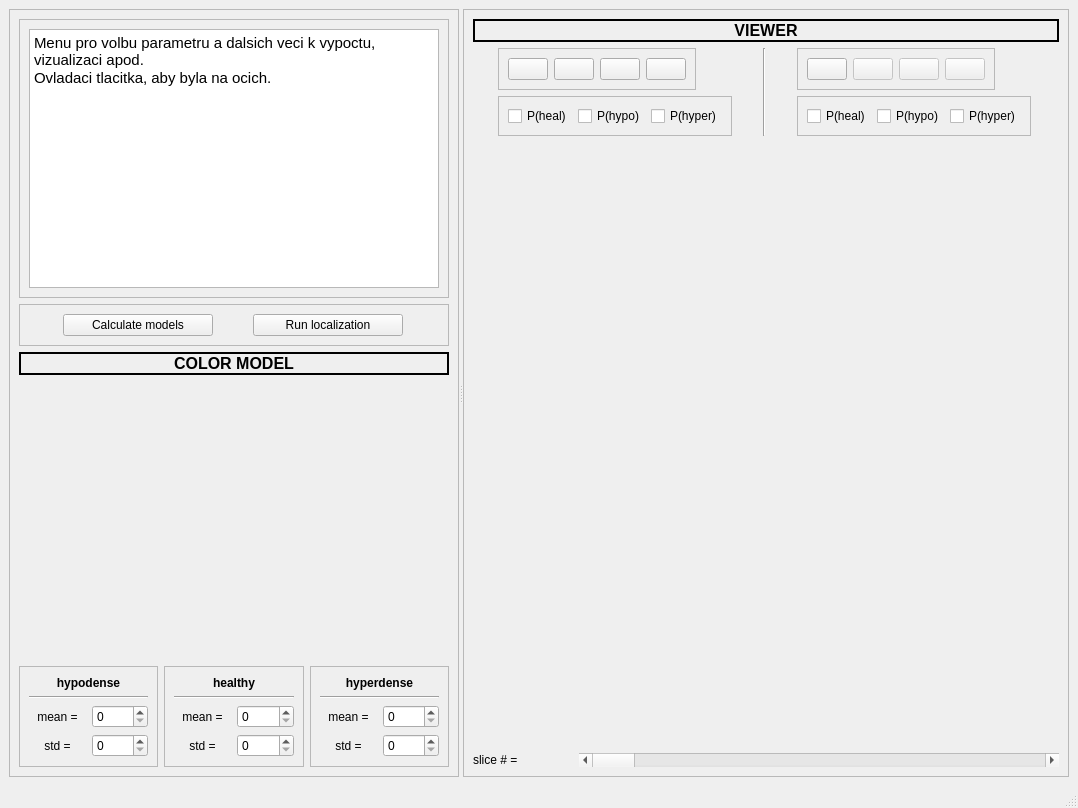
<?xml version="1.0" encoding="UTF-8"?>
<ui version="4.0">
 <class>MainWindow</class>
 <widget class="QMainWindow" name="MainWindow">
  <property name="geometry">
   <rect>
    <x>0</x>
    <y>0</y>
    <width>1078</width>
    <height>808</height>
   </rect>
  </property>
  <property name="sizePolicy">
   <sizepolicy hsizetype="Minimum" vsizetype="Minimum">
    <horstretch>0</horstretch>
    <verstretch>0</verstretch>
   </sizepolicy>
  </property>
  <property name="windowTitle">
   <string>MainWindow</string>
  </property>
  <widget class="QWidget" name="centralwidget">
   <property name="layoutDirection">
    <enum>Qt::LeftToRight</enum>
   </property>
   <layout class="QVBoxLayout" name="verticalLayout_4">
    <item>
     <widget class="QSplitter" name="splitter">
      <property name="orientation">
       <enum>Qt::Horizontal</enum>
      </property>
      <widget class="QFrame" name="frame">
       <property name="sizePolicy">
        <sizepolicy hsizetype="Minimum" vsizetype="Fixed">
         <horstretch>0</horstretch>
         <verstretch>0</verstretch>
        </sizepolicy>
       </property>
       <property name="minimumSize">
        <size>
         <width>0</width>
         <height>0</height>
        </size>
       </property>
       <property name="maximumSize">
        <size>
         <width>16777215</width>
         <height>16777215</height>
        </size>
       </property>
       <property name="baseSize">
        <size>
         <width>0</width>
         <height>0</height>
        </size>
       </property>
       <property name="layoutDirection">
        <enum>Qt::LeftToRight</enum>
       </property>
       <property name="frameShape">
        <enum>QFrame::StyledPanel</enum>
       </property>
       <property name="frameShadow">
        <enum>QFrame::Raised</enum>
       </property>
       <property name="lineWidth">
        <number>1</number>
       </property>
       <layout class="QVBoxLayout" name="verticalLayout">
        <item>
         <widget class="QFrame" name="frame_9">
          <property name="frameShape">
           <enum>QFrame::StyledPanel</enum>
          </property>
          <property name="frameShadow">
           <enum>QFrame::Raised</enum>
          </property>
          <layout class="QVBoxLayout" name="verticalLayout_9">
           <item>
            <widget class="QTextBrowser" name="textBrowser">
             <property name="html">
              <string>&lt;!DOCTYPE HTML PUBLIC &quot;-//W3C//DTD HTML 4.0//EN&quot; &quot;http://www.w3.org/TR/REC-html40/strict.dtd&quot;&gt;
&lt;html&gt;&lt;head&gt;&lt;meta name=&quot;qrichtext&quot; content=&quot;1&quot; /&gt;&lt;style type=&quot;text/css&quot;&gt;
p, li { white-space: pre-wrap; }
&lt;/style&gt;&lt;/head&gt;&lt;body style=&quot; font-family:'Ubuntu'; font-size:11pt; font-weight:400; font-style:normal;&quot;&gt;
&lt;p style=&quot; margin-top:0px; margin-bottom:0px; margin-left:0px; margin-right:0px; -qt-block-indent:0; text-indent:0px;&quot;&gt;Menu pro volbu parametru a dalsich veci k vypoctu, vizualizaci apod.&lt;/p&gt;
&lt;p style=&quot; margin-top:0px; margin-bottom:0px; margin-left:0px; margin-right:0px; -qt-block-indent:0; text-indent:0px;&quot;&gt;Ovladaci tlacitka, aby byla na ocich.&lt;/p&gt;&lt;/body&gt;&lt;/html&gt;</string>
             </property>
            </widget>
           </item>
          </layout>
         </widget>
        </item>
        <item>
         <widget class="QFrame" name="frame_6">
          <property name="frameShape">
           <enum>QFrame::StyledPanel</enum>
          </property>
          <property name="frameShadow">
           <enum>QFrame::Raised</enum>
          </property>
          <layout class="QHBoxLayout" name="horizontalLayout_20">
           <item>
            <widget class="QPushButton" name="calculate_models_BTN">
             <property name="maximumSize">
              <size>
               <width>150</width>
               <height>16777215</height>
              </size>
             </property>
             <property name="text">
              <string>Calculate models</string>
             </property>
            </widget>
           </item>
           <item>
            <widget class="QPushButton" name="run_BTN">
             <property name="maximumSize">
              <size>
               <width>150</width>
               <height>16777215</height>
              </size>
             </property>
             <property name="text">
              <string>Run localization</string>
             </property>
            </widget>
           </item>
          </layout>
         </widget>
        </item>
        <item>
         <widget class="QLabel" name="label">
          <property name="sizePolicy">
           <sizepolicy hsizetype="Minimum" vsizetype="Preferred">
            <horstretch>0</horstretch>
            <verstretch>0</verstretch>
           </sizepolicy>
          </property>
          <property name="maximumSize">
           <size>
            <width>16777215</width>
            <height>30</height>
           </size>
          </property>
          <property name="font">
           <font>
            <pointsize>12</pointsize>
            <weight>75</weight>
            <bold>true</bold>
           </font>
          </property>
          <property name="frameShape">
           <enum>QFrame::WinPanel</enum>
          </property>
          <property name="text">
           <string>COLOR MODEL</string>
          </property>
          <property name="textFormat">
           <enum>Qt::PlainText</enum>
          </property>
          <property name="alignment">
           <set>Qt::AlignCenter</set>
          </property>
         </widget>
        </item>
        <item>
         <widget class="QFrame" name="histogram_F">
          <property name="sizePolicy">
           <sizepolicy hsizetype="Minimum" vsizetype="Expanding">
            <horstretch>0</horstretch>
            <verstretch>0</verstretch>
           </sizepolicy>
          </property>
          <property name="minimumSize">
           <size>
            <width>0</width>
            <height>100</height>
           </size>
          </property>
         </widget>
        </item>
        <item>
         <layout class="QHBoxLayout" name="horizontalLayout_4">
          <item>
           <widget class="QFrame" name="frame_3">
            <property name="sizePolicy">
             <sizepolicy hsizetype="Minimum" vsizetype="Preferred">
              <horstretch>0</horstretch>
              <verstretch>0</verstretch>
             </sizepolicy>
            </property>
            <property name="minimumSize">
             <size>
              <width>0</width>
              <height>50</height>
             </size>
            </property>
            <property name="frameShape">
             <enum>QFrame::StyledPanel</enum>
            </property>
            <property name="frameShadow">
             <enum>QFrame::Raised</enum>
            </property>
            <layout class="QVBoxLayout" name="verticalLayout_3">
             <item>
              <widget class="QLabel" name="label_3">
               <property name="sizePolicy">
                <sizepolicy hsizetype="Minimum" vsizetype="Preferred">
                 <horstretch>0</horstretch>
                 <verstretch>0</verstretch>
                </sizepolicy>
               </property>
               <property name="font">
                <font>
                 <weight>75</weight>
                 <bold>true</bold>
                </font>
               </property>
               <property name="text">
                <string>hypodense</string>
               </property>
               <property name="alignment">
                <set>Qt::AlignCenter</set>
               </property>
              </widget>
             </item>
             <item>
              <widget class="Line" name="line">
               <property name="orientation">
                <enum>Qt::Horizontal</enum>
               </property>
              </widget>
             </item>
             <item>
              <layout class="QHBoxLayout" name="horizontalLayout_2">
               <item>
                <widget class="QLabel" name="label_6">
                 <property name="sizePolicy">
                  <sizepolicy hsizetype="Minimum" vsizetype="Preferred">
                   <horstretch>0</horstretch>
                   <verstretch>0</verstretch>
                  </sizepolicy>
                 </property>
                 <property name="text">
                  <string>mean =</string>
                 </property>
                 <property name="alignment">
                  <set>Qt::AlignCenter</set>
                 </property>
                </widget>
               </item>
               <item>
                <widget class="QSpinBox" name="hypo_mean_SB">
                 <property name="maximum">
                  <number>256</number>
                 </property>
                </widget>
               </item>
              </layout>
             </item>
             <item>
              <layout class="QHBoxLayout" name="horizontalLayout_5">
               <item>
                <widget class="QLabel" name="label_7">
                 <property name="sizePolicy">
                  <sizepolicy hsizetype="Minimum" vsizetype="Preferred">
                   <horstretch>0</horstretch>
                   <verstretch>0</verstretch>
                  </sizepolicy>
                 </property>
                 <property name="text">
                  <string>std =</string>
                 </property>
                 <property name="alignment">
                  <set>Qt::AlignCenter</set>
                 </property>
                </widget>
               </item>
               <item>
                <widget class="QSpinBox" name="hypo_std_SB"/>
               </item>
              </layout>
             </item>
            </layout>
           </widget>
          </item>
          <item>
           <widget class="QFrame" name="frame_4">
            <property name="sizePolicy">
             <sizepolicy hsizetype="Minimum" vsizetype="Preferred">
              <horstretch>0</horstretch>
              <verstretch>0</verstretch>
             </sizepolicy>
            </property>
            <property name="minimumSize">
             <size>
              <width>0</width>
              <height>50</height>
             </size>
            </property>
            <property name="frameShape">
             <enum>QFrame::StyledPanel</enum>
            </property>
            <property name="frameShadow">
             <enum>QFrame::Raised</enum>
            </property>
            <layout class="QVBoxLayout" name="verticalLayout_5">
             <item>
              <widget class="QLabel" name="label_4">
               <property name="sizePolicy">
                <sizepolicy hsizetype="Minimum" vsizetype="Preferred">
                 <horstretch>0</horstretch>
                 <verstretch>0</verstretch>
                </sizepolicy>
               </property>
               <property name="font">
                <font>
                 <weight>75</weight>
                 <bold>true</bold>
                </font>
               </property>
               <property name="text">
                <string>healthy</string>
               </property>
               <property name="alignment">
                <set>Qt::AlignCenter</set>
               </property>
              </widget>
             </item>
             <item>
              <widget class="Line" name="line_2">
               <property name="orientation">
                <enum>Qt::Horizontal</enum>
               </property>
              </widget>
             </item>
             <item>
              <layout class="QHBoxLayout" name="horizontalLayout_6">
               <item>
                <widget class="QLabel" name="label_8">
                 <property name="sizePolicy">
                  <sizepolicy hsizetype="Minimum" vsizetype="Preferred">
                   <horstretch>0</horstretch>
                   <verstretch>0</verstretch>
                  </sizepolicy>
                 </property>
                 <property name="text">
                  <string>mean =</string>
                 </property>
                 <property name="alignment">
                  <set>Qt::AlignCenter</set>
                 </property>
                </widget>
               </item>
               <item>
                <widget class="QSpinBox" name="heal_mean_SB">
                 <property name="maximum">
                  <number>256</number>
                 </property>
                 <property name="singleStep">
                  <number>1</number>
                 </property>
                </widget>
               </item>
              </layout>
             </item>
             <item>
              <layout class="QHBoxLayout" name="horizontalLayout_7">
               <item>
                <widget class="QLabel" name="label_9">
                 <property name="sizePolicy">
                  <sizepolicy hsizetype="Minimum" vsizetype="Preferred">
                   <horstretch>0</horstretch>
                   <verstretch>0</verstretch>
                  </sizepolicy>
                 </property>
                 <property name="text">
                  <string>std =</string>
                 </property>
                 <property name="alignment">
                  <set>Qt::AlignCenter</set>
                 </property>
                </widget>
               </item>
               <item>
                <widget class="QSpinBox" name="heal_std_SB"/>
               </item>
              </layout>
             </item>
            </layout>
           </widget>
          </item>
          <item>
           <widget class="QFrame" name="frame_5">
            <property name="sizePolicy">
             <sizepolicy hsizetype="Minimum" vsizetype="Preferred">
              <horstretch>0</horstretch>
              <verstretch>0</verstretch>
             </sizepolicy>
            </property>
            <property name="minimumSize">
             <size>
              <width>0</width>
              <height>50</height>
             </size>
            </property>
            <property name="frameShape">
             <enum>QFrame::StyledPanel</enum>
            </property>
            <property name="frameShadow">
             <enum>QFrame::Raised</enum>
            </property>
            <layout class="QVBoxLayout" name="verticalLayout_6">
             <item>
              <widget class="QLabel" name="label_5">
               <property name="sizePolicy">
                <sizepolicy hsizetype="Minimum" vsizetype="Preferred">
                 <horstretch>0</horstretch>
                 <verstretch>0</verstretch>
                </sizepolicy>
               </property>
               <property name="font">
                <font>
                 <weight>75</weight>
                 <bold>true</bold>
                </font>
               </property>
               <property name="text">
                <string>hyperdense</string>
               </property>
               <property name="alignment">
                <set>Qt::AlignCenter</set>
               </property>
              </widget>
             </item>
             <item>
              <widget class="Line" name="line_3">
               <property name="orientation">
                <enum>Qt::Horizontal</enum>
               </property>
              </widget>
             </item>
             <item>
              <layout class="QHBoxLayout" name="horizontalLayout_8">
               <item>
                <widget class="QLabel" name="label_10">
                 <property name="sizePolicy">
                  <sizepolicy hsizetype="Minimum" vsizetype="Preferred">
                   <horstretch>0</horstretch>
                   <verstretch>0</verstretch>
                  </sizepolicy>
                 </property>
                 <property name="text">
                  <string>mean =</string>
                 </property>
                 <property name="alignment">
                  <set>Qt::AlignCenter</set>
                 </property>
                </widget>
               </item>
               <item>
                <widget class="QSpinBox" name="hyper_mean_SB">
                 <property name="maximum">
                  <number>256</number>
                 </property>
                </widget>
               </item>
              </layout>
             </item>
             <item>
              <layout class="QHBoxLayout" name="horizontalLayout_9">
               <item>
                <widget class="QLabel" name="label_11">
                 <property name="sizePolicy">
                  <sizepolicy hsizetype="Minimum" vsizetype="Preferred">
                   <horstretch>0</horstretch>
                   <verstretch>0</verstretch>
                  </sizepolicy>
                 </property>
                 <property name="text">
                  <string>std =</string>
                 </property>
                 <property name="alignment">
                  <set>Qt::AlignCenter</set>
                 </property>
                </widget>
               </item>
               <item>
                <widget class="QSpinBox" name="hyper_std_SB"/>
               </item>
              </layout>
             </item>
            </layout>
           </widget>
          </item>
         </layout>
        </item>
       </layout>
      </widget>
      <widget class="QFrame" name="frame_2">
       <property name="sizePolicy">
        <sizepolicy hsizetype="Maximum" vsizetype="Fixed">
         <horstretch>0</horstretch>
         <verstretch>0</verstretch>
        </sizepolicy>
       </property>
       <property name="frameShape">
        <enum>QFrame::StyledPanel</enum>
       </property>
       <property name="frameShadow">
        <enum>QFrame::Raised</enum>
       </property>
       <layout class="QVBoxLayout" name="verticalLayout_2">
        <item>
         <widget class="QLabel" name="label_2">
          <property name="sizePolicy">
           <sizepolicy hsizetype="Minimum" vsizetype="Preferred">
            <horstretch>0</horstretch>
            <verstretch>0</verstretch>
           </sizepolicy>
          </property>
          <property name="maximumSize">
           <size>
            <width>16777215</width>
            <height>30</height>
           </size>
          </property>
          <property name="font">
           <font>
            <pointsize>12</pointsize>
            <weight>75</weight>
            <bold>true</bold>
           </font>
          </property>
          <property name="frameShape">
           <enum>QFrame::WinPanel</enum>
          </property>
          <property name="frameShadow">
           <enum>QFrame::Plain</enum>
          </property>
          <property name="text">
           <string>VIEWER</string>
          </property>
          <property name="alignment">
           <set>Qt::AlignCenter</set>
          </property>
         </widget>
        </item>
        <item>
         <layout class="QHBoxLayout" name="horizontalLayout">
          <item>
           <layout class="QVBoxLayout" name="verticalLayout_7">
            <item>
             <widget class="QFrame" name="left_view_btns_F">
              <property name="sizePolicy">
               <sizepolicy hsizetype="Maximum" vsizetype="Preferred">
                <horstretch>0</horstretch>
                <verstretch>0</verstretch>
               </sizepolicy>
              </property>
              <property name="minimumSize">
               <size>
                <width>0</width>
                <height>20</height>
               </size>
              </property>
              <property name="frameShape">
               <enum>QFrame::StyledPanel</enum>
              </property>
              <property name="frameShadow">
               <enum>QFrame::Raised</enum>
              </property>
              <layout class="QHBoxLayout" name="horizontalLayout_12">
               <item>
                <widget class="QPushButton" name="view_1_BTN">
                 <property name="sizePolicy">
                  <sizepolicy hsizetype="Fixed" vsizetype="Fixed">
                   <horstretch>0</horstretch>
                   <verstretch>0</verstretch>
                  </sizepolicy>
                 </property>
                 <property name="minimumSize">
                  <size>
                   <width>40</width>
                   <height>0</height>
                  </size>
                 </property>
                 <property name="text">
                  <string/>
                 </property>
                 <property name="icon">
                  <iconset>
                   <normaloff>icons/Eye.png</normaloff>icons/Eye.png</iconset>
                 </property>
                 <property name="iconSize">
                  <size>
                   <width>24</width>
                   <height>24</height>
                  </size>
                 </property>
                </widget>
               </item>
               <item>
                <widget class="QPushButton" name="show_im_1_BTN">
                 <property name="sizePolicy">
                  <sizepolicy hsizetype="Fixed" vsizetype="Fixed">
                   <horstretch>0</horstretch>
                   <verstretch>0</verstretch>
                  </sizepolicy>
                 </property>
                 <property name="minimumSize">
                  <size>
                   <width>40</width>
                   <height>0</height>
                  </size>
                 </property>
                 <property name="text">
                  <string/>
                 </property>
                 <property name="icon">
                  <iconset>
                   <normaloff>icons/Stock graph.png</normaloff>icons/Stock graph.png</iconset>
                 </property>
                 <property name="iconSize">
                  <size>
                   <width>24</width>
                   <height>24</height>
                  </size>
                 </property>
                </widget>
               </item>
               <item>
                <widget class="QPushButton" name="show_labels_1_BTN">
                 <property name="sizePolicy">
                  <sizepolicy hsizetype="Fixed" vsizetype="Fixed">
                   <horstretch>0</horstretch>
                   <verstretch>0</verstretch>
                  </sizepolicy>
                 </property>
                 <property name="minimumSize">
                  <size>
                   <width>40</width>
                   <height>0</height>
                  </size>
                 </property>
                 <property name="text">
                  <string/>
                 </property>
                 <property name="icon">
                  <iconset>
                   <normaloff>icons/Blue tag.png</normaloff>icons/Blue tag.png</iconset>
                 </property>
                 <property name="iconSize">
                  <size>
                   <width>24</width>
                   <height>24</height>
                  </size>
                 </property>
                </widget>
               </item>
               <item>
                <widget class="QPushButton" name="show_contours_1_BTN">
                 <property name="sizePolicy">
                  <sizepolicy hsizetype="Fixed" vsizetype="Fixed">
                   <horstretch>0</horstretch>
                   <verstretch>0</verstretch>
                  </sizepolicy>
                 </property>
                 <property name="minimumSize">
                  <size>
                   <width>40</width>
                   <height>0</height>
                  </size>
                 </property>
                 <property name="text">
                  <string/>
                 </property>
                 <property name="icon">
                  <iconset>
                   <normaloff>icons/Brush.png</normaloff>icons/Brush.png</iconset>
                 </property>
                 <property name="iconSize">
                  <size>
                   <width>24</width>
                   <height>24</height>
                  </size>
                 </property>
                </widget>
               </item>
              </layout>
             </widget>
            </item>
            <item>
             <widget class="QFrame" name="frame_7">
              <property name="sizePolicy">
               <sizepolicy hsizetype="Maximum" vsizetype="Preferred">
                <horstretch>0</horstretch>
                <verstretch>0</verstretch>
               </sizepolicy>
              </property>
              <property name="frameShape">
               <enum>QFrame::StyledPanel</enum>
              </property>
              <property name="frameShadow">
               <enum>QFrame::Raised</enum>
              </property>
              <layout class="QHBoxLayout" name="horizontalLayout_3">
               <item>
                <widget class="QCheckBox" name="prob_heal_1_CB">
                 <property name="text">
                  <string>P(heal)</string>
                 </property>
                </widget>
               </item>
               <item>
                <widget class="QCheckBox" name="prob_hypo_1_CB">
                 <property name="text">
                  <string>P(hypo)</string>
                 </property>
                </widget>
               </item>
               <item>
                <widget class="QCheckBox" name="prob_hyper_1_CB">
                 <property name="text">
                  <string>P(hyper)</string>
                 </property>
                </widget>
               </item>
              </layout>
             </widget>
            </item>
           </layout>
          </item>
          <item>
           <widget class="Line" name="line_4">
            <property name="orientation">
             <enum>Qt::Vertical</enum>
            </property>
           </widget>
          </item>
          <item>
           <layout class="QVBoxLayout" name="verticalLayout_8">
            <item>
             <widget class="QFrame" name="right_view_btns_F">
              <property name="sizePolicy">
               <sizepolicy hsizetype="Maximum" vsizetype="Preferred">
                <horstretch>0</horstretch>
                <verstretch>0</verstretch>
               </sizepolicy>
              </property>
              <property name="minimumSize">
               <size>
                <width>0</width>
                <height>20</height>
               </size>
              </property>
              <property name="frameShape">
               <enum>QFrame::StyledPanel</enum>
              </property>
              <property name="frameShadow">
               <enum>QFrame::Raised</enum>
              </property>
              <layout class="QHBoxLayout" name="horizontalLayout_13">
               <item>
                <widget class="QPushButton" name="view_2_BTN">
                 <property name="sizePolicy">
                  <sizepolicy hsizetype="Fixed" vsizetype="Fixed">
                   <horstretch>0</horstretch>
                   <verstretch>0</verstretch>
                  </sizepolicy>
                 </property>
                 <property name="minimumSize">
                  <size>
                   <width>40</width>
                   <height>0</height>
                  </size>
                 </property>
                 <property name="text">
                  <string/>
                 </property>
                 <property name="icon">
                  <iconset>
                   <normaloff>icons/Eye.png</normaloff>icons/Eye.png</iconset>
                 </property>
                 <property name="iconSize">
                  <size>
                   <width>24</width>
                   <height>24</height>
                  </size>
                 </property>
                </widget>
               </item>
               <item>
                <widget class="QPushButton" name="show_im_2_BTN">
                 <property name="enabled">
                  <bool>false</bool>
                 </property>
                 <property name="sizePolicy">
                  <sizepolicy hsizetype="Fixed" vsizetype="Fixed">
                   <horstretch>0</horstretch>
                   <verstretch>0</verstretch>
                  </sizepolicy>
                 </property>
                 <property name="minimumSize">
                  <size>
                   <width>40</width>
                   <height>0</height>
                  </size>
                 </property>
                 <property name="text">
                  <string/>
                 </property>
                 <property name="icon">
                  <iconset>
                   <normaloff>icons/Stock graph.png</normaloff>icons/Stock graph.png</iconset>
                 </property>
                 <property name="iconSize">
                  <size>
                   <width>24</width>
                   <height>24</height>
                  </size>
                 </property>
                </widget>
               </item>
               <item>
                <widget class="QPushButton" name="show_labels_2_BTN">
                 <property name="enabled">
                  <bool>false</bool>
                 </property>
                 <property name="sizePolicy">
                  <sizepolicy hsizetype="Fixed" vsizetype="Fixed">
                   <horstretch>0</horstretch>
                   <verstretch>0</verstretch>
                  </sizepolicy>
                 </property>
                 <property name="minimumSize">
                  <size>
                   <width>40</width>
                   <height>0</height>
                  </size>
                 </property>
                 <property name="text">
                  <string/>
                 </property>
                 <property name="icon">
                  <iconset>
                   <normaloff>icons/Blue tag.png</normaloff>icons/Blue tag.png</iconset>
                 </property>
                 <property name="iconSize">
                  <size>
                   <width>24</width>
                   <height>24</height>
                  </size>
                 </property>
                </widget>
               </item>
               <item>
                <widget class="QPushButton" name="show_contours_2_BTN">
                 <property name="enabled">
                  <bool>false</bool>
                 </property>
                 <property name="sizePolicy">
                  <sizepolicy hsizetype="Fixed" vsizetype="Fixed">
                   <horstretch>0</horstretch>
                   <verstretch>0</verstretch>
                  </sizepolicy>
                 </property>
                 <property name="minimumSize">
                  <size>
                   <width>40</width>
                   <height>0</height>
                  </size>
                 </property>
                 <property name="text">
                  <string/>
                 </property>
                 <property name="icon">
                  <iconset>
                   <normaloff>icons/Brush.png</normaloff>icons/Brush.png</iconset>
                 </property>
                 <property name="iconSize">
                  <size>
                   <width>24</width>
                   <height>24</height>
                  </size>
                 </property>
                </widget>
               </item>
              </layout>
             </widget>
            </item>
            <item>
             <widget class="QFrame" name="frame_8">
              <property name="sizePolicy">
               <sizepolicy hsizetype="Maximum" vsizetype="Preferred">
                <horstretch>0</horstretch>
                <verstretch>0</verstretch>
               </sizepolicy>
              </property>
              <property name="frameShape">
               <enum>QFrame::StyledPanel</enum>
              </property>
              <property name="frameShadow">
               <enum>QFrame::Raised</enum>
              </property>
              <layout class="QHBoxLayout" name="horizontalLayout_10">
               <item>
                <widget class="QCheckBox" name="prob_heal_2_CB">
                 <property name="text">
                  <string>P(heal)</string>
                 </property>
                </widget>
               </item>
               <item>
                <widget class="QCheckBox" name="prob_hypo_2_CB">
                 <property name="text">
                  <string>P(hypo)</string>
                 </property>
                </widget>
               </item>
               <item>
                <widget class="QCheckBox" name="prob_hyper_2_CB">
                 <property name="text">
                  <string>P(hyper)</string>
                 </property>
                </widget>
               </item>
              </layout>
             </widget>
            </item>
           </layout>
          </item>
         </layout>
        </item>
        <item>
         <widget class="QFrame" name="viewer_F">
          <property name="sizePolicy">
           <sizepolicy hsizetype="Expanding" vsizetype="Expanding">
            <horstretch>0</horstretch>
            <verstretch>0</verstretch>
           </sizepolicy>
          </property>
          <property name="minimumSize">
           <size>
            <width>0</width>
            <height>0</height>
           </size>
          </property>
         </widget>
        </item>
        <item>
         <layout class="QHBoxLayout" name="horizontalLayout_11">
          <item>
           <widget class="QLabel" name="slice_number_LBL">
            <property name="sizePolicy">
             <sizepolicy hsizetype="Minimum" vsizetype="Preferred">
              <horstretch>0</horstretch>
              <verstretch>0</verstretch>
             </sizepolicy>
            </property>
            <property name="minimumSize">
             <size>
              <width>100</width>
              <height>0</height>
             </size>
            </property>
            <property name="text">
             <string>slice # =</string>
            </property>
           </widget>
          </item>
          <item>
           <widget class="QScrollBar" name="slice_scrollB">
            <property name="sizePolicy">
             <sizepolicy hsizetype="Expanding" vsizetype="Fixed">
              <horstretch>0</horstretch>
              <verstretch>0</verstretch>
             </sizepolicy>
            </property>
            <property name="orientation">
             <enum>Qt::Horizontal</enum>
            </property>
           </widget>
          </item>
         </layout>
        </item>
       </layout>
      </widget>
     </widget>
    </item>
   </layout>
  </widget>
  <widget class="QMenuBar" name="menubar">
   <property name="geometry">
    <rect>
     <x>0</x>
     <y>0</y>
     <width>1078</width>
     <height>25</height>
    </rect>
   </property>
  </widget>
  <widget class="QStatusBar" name="statusbar"/>
 </widget>
 <resources/>
 <connections/>
</ui>
